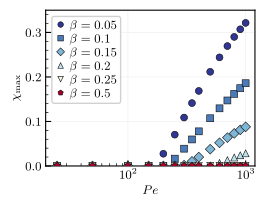

Recreate this plot in Python.
#!/usr/bin/env python3
"""
Presentation-quality single-panel figure for Marangoni cancellation analysis.

Shows chi_max vs Pe for different beta values using RdYlBu_r colormap.
"""

import matplotlib
matplotlib.use('Agg')
import matplotlib.pyplot as plt
import matplotlib.cm as cm
import numpy as np
import os

# LaTeX configuration for publication-quality output
matplotlib.rcParams['font.family'] = 'serif'
matplotlib.rcParams['font.serif'] = ['Computer Modern Roman']
matplotlib.rcParams['text.usetex'] = True
matplotlib.rcParams['text.latex.preamble'] = r'\usepackage{amsmath}'

# Font sizes (all set to 9)
plt_settings = {
    'LabelFont': 9,
    'AxesFont': 9,
    'TitleFont': 9,
    'LegendFont': 9,
    'ColorbarFont': 9,
}

# Figure dimensions for single panel
MM_TO_INCH = 1 / 25.4
PANEL_WIDTH_MM = 70
PANEL_HEIGHT_MM = 55


def style_axis(ax):
    """Apply publication-quality styling to an axis."""
    ax.tick_params(axis='both', which='major', labelsize=plt_settings['AxesFont'],
                   width=0.8, length=4, direction='in', pad=3)
    ax.tick_params(which='minor', width=0.5, length=2, direction='in')
    for spine in ax.spines.values():
        spine.set_linewidth(0.8)
    ax.minorticks_on()
    ax.grid(True, alpha=0.25, linewidth=0.4)


def load_csv_data(filepath):
    """Load chi_max data from CSV file."""
    data = {}
    with open(filepath, 'r') as f:
        header = f.readline()  # Skip header
        for line in f:
            parts = line.strip().split(',')
            beta = float(parts[0])
            pe = float(parts[1])
            chi_max = float(parts[2]) if parts[2] not in ['0', '1E-04', '0.0001', '0.0002'] else float(parts[2])

            if beta not in data:
                data[beta] = {'Pe': [], 'chiMax': []}
            data[beta]['Pe'].append(pe)
            data[beta]['chiMax'].append(chi_max)

    # Convert to numpy arrays
    for beta in data:
        data[beta]['Pe'] = np.array(data[beta]['Pe'])
        data[beta]['chiMax'] = np.array(data[beta]['chiMax'])

    return data


def main():
    # Data path
    csv_file = 'marangoni_cancellation_beta_Pe_chiMin.csv'

    # Load data
    print("Loading chi_max data...")
    csv_data = load_csv_data(csv_file)

    # Create single-panel figure
    fig_width = PANEL_WIDTH_MM * MM_TO_INCH
    fig_height = PANEL_HEIGHT_MM * MM_TO_INCH
    fig, ax = plt.subplots(1, 1, figsize=(fig_width, fig_height))
    fig.subplots_adjust(left=0.15, right=0.95, bottom=0.15, top=0.95)
    fig.set_facecolor('white')

    # =========================================================================
    # chi_max vs Pe for different beta values
    # =========================================================================
    print("Plotting chi_max vs Pe...")

    # Marker styles for different beta values
    markers = ['o', 's', 'D', '^', 'v', 'p']
    # Selected beta values (subset for clarity)
    beta_values = [0.05, 0.1, 0.15, 0.2, 0.25, 0.5]

    # Setup colormap for beta using RdYlBu_r (blue->yellow->red for low->high beta)
    beta_norm = plt.Normalize(min(beta_values), max(beta_values))
    beta_cmap = cm.RdYlBu_r

    for i, beta in enumerate(beta_values):
        if beta not in csv_data:
            print(f"Warning: beta = {beta} not found in data, skipping")
            continue
        d = csv_data[beta]
        color = beta_cmap(beta_norm(beta))
        marker = markers[i % len(markers)]

        ax.semilogx(d['Pe'], d['chiMax'],
                    marker=marker,
                    linestyle='None',
                    markersize=5,
                    markerfacecolor=color,
                    markeredgecolor='k',
                    markeredgewidth=0.4,
                    label=rf'$\beta = {beta}$',
                    zorder=3)

    # Axis configuration
    ax.set_xlim(20, 1200)
    ax.set_ylim(0, 0.35)
    ax.set_xlabel(r'$Pe$', fontsize=plt_settings['LabelFont'], labelpad=3)
    ax.set_ylabel(r'$\chi_\mathrm{max}$', fontsize=plt_settings['LabelFont'], labelpad=3)

    # Legend
    ax.legend(loc='upper left', frameon=True, framealpha=0.9,
              fontsize=plt_settings['LegendFont'], ncol=1,
              handlelength=0.8, markerscale=0.8, handletextpad=0.3,
              borderpad=0.3, labelspacing=0.2)

    # Style axis
    style_axis(ax)

    # =========================================================================
    # Final adjustments and save
    # =========================================================================
    plt.tight_layout()

    output_file = 'fig_chi_analysis_PresentationOnly.pdf'
    plt.savefig(output_file, bbox_inches='tight', dpi=300)
    plt.close()

    print(f"\nFigure saved to: {output_file}")


if __name__ == '__main__':
    main()
